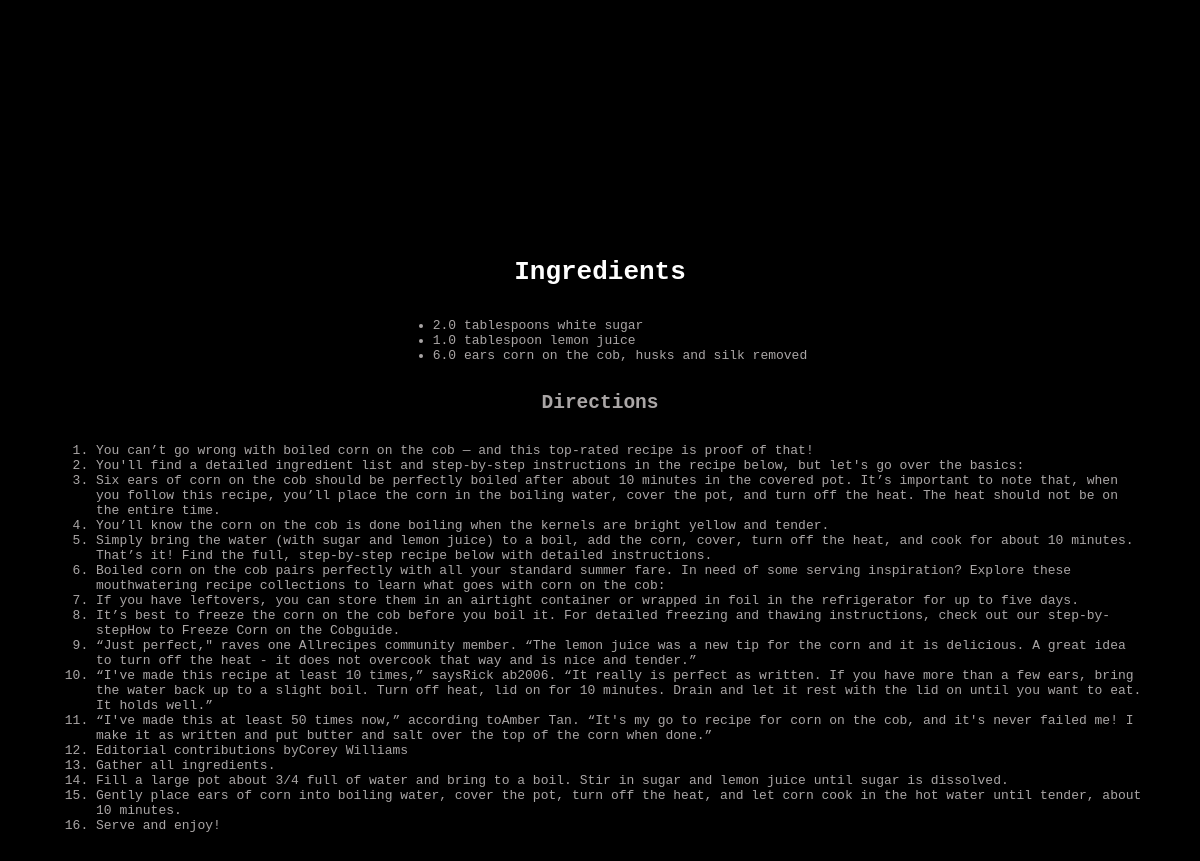
Screenshot of /recipe/3 (signed in) with the database file from the repository.
### app_logic/models.py (models this page shows)
class Ingredient(db.Model):
    __tablename__ = 'ingredients'
    id = db.Column(db.Integer, primary_key=True)
    name = db.Column(db.String(128), nullable=False)
    recipe_id = db.Column(db.Integer, db.ForeignKey('recipes.id'), nullable=False)
    quantity = db.Column(db.Float)
    unit = db.Column(db.String(128))
    recipe = db.relationship('Recipe', back_populates='ingredients')

class Step(db.Model):
    __tablename__ = 'steps'
    id = db.Column(db.Integer, primary_key=True)
    description = db.Column(db.String(10000), nullable=False)
    recipe_id = db.Column(db.Integer, db.ForeignKey('recipes.id'), nullable=False)
    recipe = db.relationship('Recipe', back_populates='steps')

### app_logic/routes.py (the view)
@main.route("/recipe/<int:recipe_id>")
@login_required
def view_recipe(recipe_id):
    recipe = Recipe.query.get_or_404(recipe_id)
    return render_template("recipe.html", recipe=recipe)

### app_logic/routes.py (called while the page is built)
@login_manager.user_loader
def load_user(user_id):
    return Users.query.get(int(user_id))

### app_logic/templates/recipe.html (shortened to what this page needs)
<!DOCTYPE html>
<html lang="en">
<head>
   <link rel="stylesheet"href="{{ url_for('static', filename='css/base.css') }}">
</head>
<body>
    <h1>Ingredients</h1>
   <ul name="ingredient-list">
        {% for ingredient in recipe.ingredients %}
            <li> {{ ingredient.quantity ~ ' ' ~ ingredient.unit ~ ' ' ~ ingredient.name }} </li>
        {% endfor %}
   </ul>
   <h2>Directions</h2>
   <ol>
    {% for step in recipe.steps %}
        <li>
            {{step.description}}
        </li>
    {%endfor%}
   </ol>
</body>
</html>

### app_logic/static/css/base.css (style rules this page uses)
:root { --color-primary: teal }
html { background: #000000; margin: 0; padding: 0; width: 100vw; height: 100vh; }
body { color: #aaa6a6; display: flex; flex-direction: column; margin-top: 12rem; font-family: monospace; background: black; padding: 3rem; align-items: center; }
h1 { color: white; }

### rows the page displays
Ingredient: quantity+unit+name "2.0 tablespoons white sugar"
Ingredient: quantity+unit+name "1.0 tablespoon lemon juice"
Ingredient: quantity+unit+name "6.0 ears corn on the cob, husks and silk removed"
Step: description "You can’t go wrong with boiled corn on the cob — and this top-rated recipe is proof of that!"
Step: description "You'll find a detailed ingredient list and step-by-step instructions in the recipe below, but let's go over the basics:"
Step: description "Six ears of corn on the cob should be perfectly boiled after about 10 minutes in the covered pot. It’s important to note that, when you follow this recipe, you’ll place the corn in the boiling water, cover the pot, and turn off the heat. The heat should not be on the entire time."
Step: description "You’ll know the corn on the cob is done boiling when the kernels are bright yellow and tender."
Step: description "Simply bring the water (with sugar and lemon juice) to a boil, add the corn, cover, turn off the heat, and cook for about 10 minutes. That’s it! Find the full, step-by-step recipe below with detailed instructions."
Step: description "Boiled corn on the cob pairs perfectly with all your standard summer fare. In need of some serving inspiration? Explore these mouthwatering recipe collections to learn what goes with corn on the cob:"
Step: description "If you have leftovers, you can store them in an airtight container or wrapped in foil in the refrigerator for up to five days."
Step: description "It’s best to freeze the corn on the cob before you boil it. For detailed freezing and thawing instructions, check out our step-by-stepHow to Freeze Corn on the Cobguide."
Step: description "“Just perfect,\" raves one Allrecipes community member. “The lemon juice was a new tip for the corn and it is delicious. A great idea to turn off the heat - it does not overcook that way and is nice and tender.”"
Step: description "“I've made this recipe at least 10 times,” saysRick ab2006. “It really is perfect as written. If you have more than a few ears, bring the water back up to a slight boil. Turn off heat, lid on for 10 minutes. Drain and let it rest with the lid on until you want to eat. It holds well.”"
Step: description "“I've made this at least 50 times now,” according toAmber Tan. “It's my go to recipe for corn on the cob, and it's never failed me! I make it as written and put butter and salt over the top of the corn when done.”"
Step: description "Editorial contributions byCorey Williams"
Step: description "Gather all ingredients."
Step: description "Fill a large pot about 3/4 full of water and bring to a boil. Stir in sugar and lemon juice until sugar is dissolved."
Step: description "Gently place ears of corn into boiling water, cover the pot, turn off the heat, and let corn cook in the hot water until tender, about 10 minutes."
Step: description "Serve and enjoy!"
